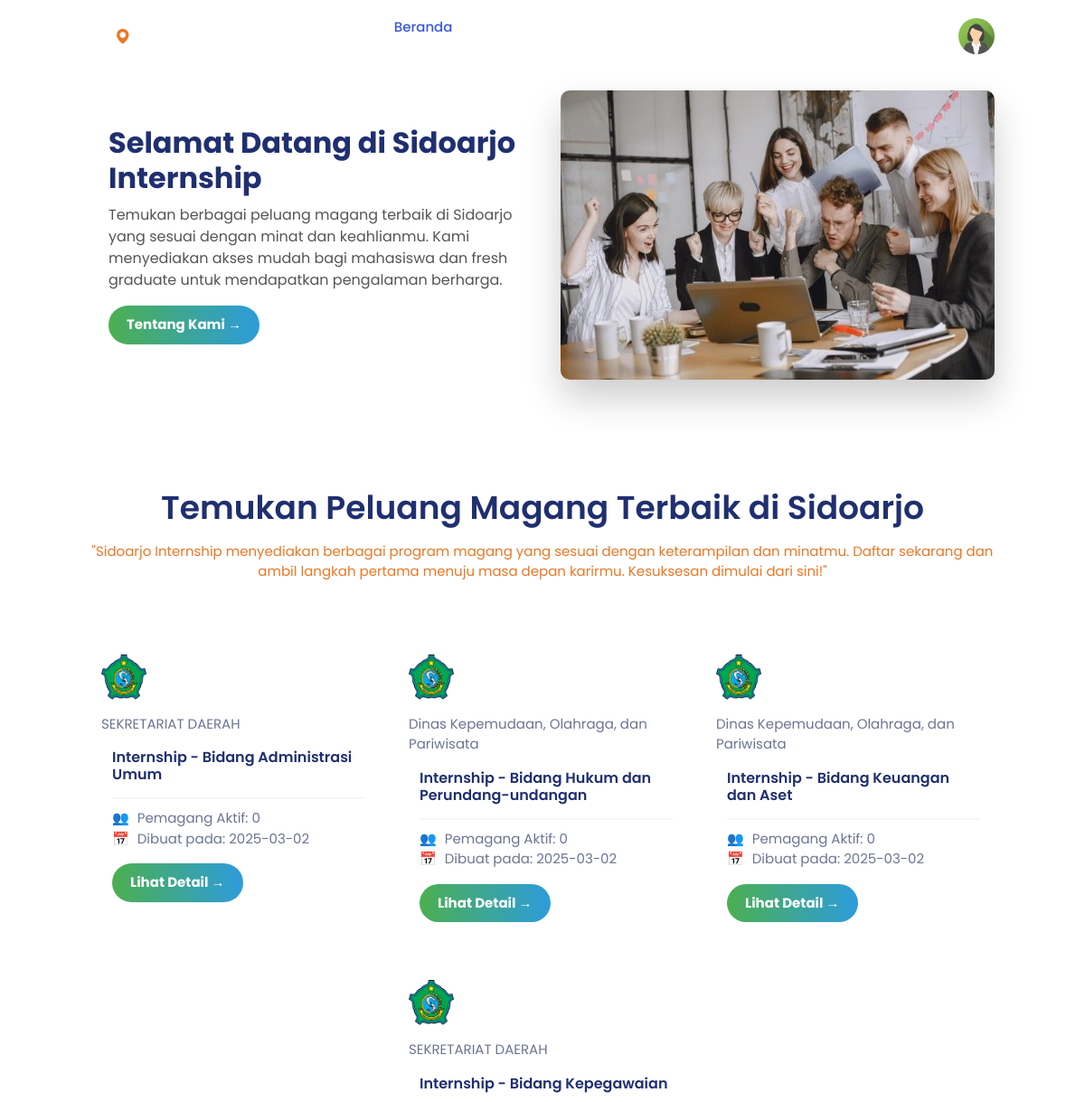
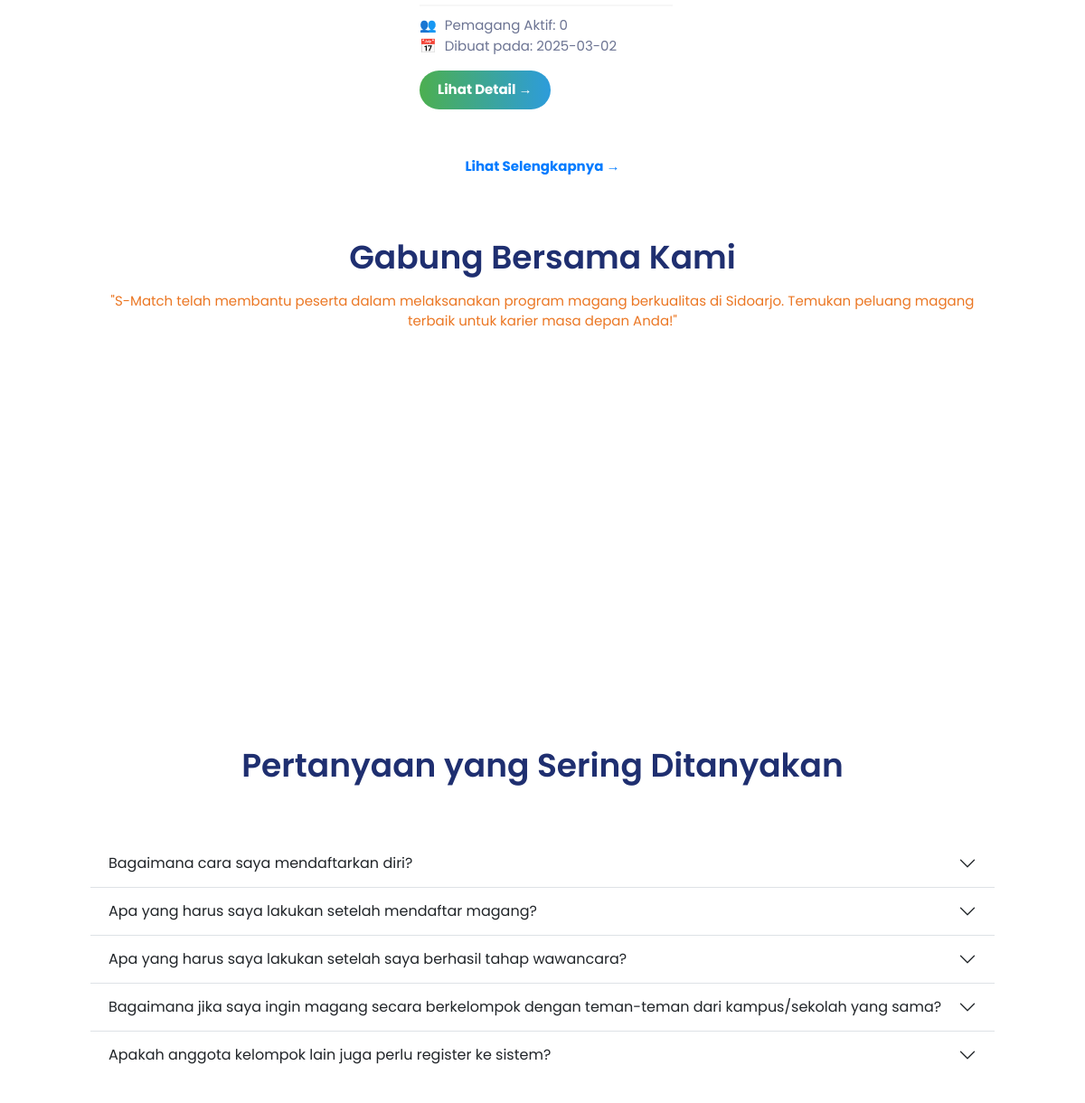
The app's page /web/beranda.php with its own data (2 pictures, top to bottom).
### tables this page shows
CREATE TABLE IF NOT EXISTS `tb_bidang` (
  `id_bidang` varchar(12) NOT NULL,
  `nama_bidang` varchar(100) DEFAULT NULL,
  `deskripsi_bidang` text,
  `kriteria_bidang` text,
  `dokumen_prasyarat` text,
  `kuota_bidang` varchar(2) DEFAULT NULL,
  `id_instansi` varchar(10) DEFAULT NULL,
  `status_active` char(1) DEFAULT '1',
  `create_by` varchar(14) DEFAULT NULL,
  `create_date` datetime DEFAULT CURRENT_TIMESTAMP,
  `change_by` varchar(14) DEFAULT NULL,
  `change_date` datetime DEFAULT NULL ON UPDATE CURRENT_TIMESTAMP,
  PRIMARY KEY (`id_bidang`),
  KEY `id_instansi` (`id_instansi`)
);

CREATE TABLE IF NOT EXISTS `tb_instansi` (
  `id_instansi` varchar(10) NOT NULL,
  `nama_pendek` varchar(100) DEFAULT NULL,
  `nama_panjang` varchar(255) DEFAULT NULL,
  `group_instansi` varchar(100) DEFAULT NULL,
  `telepone_instansi` varchar(20) DEFAULT NULL,
  `alamat_instansi` text,
  `lokasi_instansi` text,
  `deskripsi_instansi` text,
  `gambar_instansi` varchar(100) DEFAULT NULL,
  `status_active` char(1) DEFAULT '1',
  `create_by` varchar(14) DEFAULT NULL,
  `create_date` datetime DEFAULT CURRENT_TIMESTAMP,
  `change_by` varchar(14) DEFAULT NULL,
  `change_date` datetime DEFAULT NULL ON UPDATE CURRENT_TIMESTAMP,
  PRIMARY KEY (`id_instansi`)
);

### web/functions.php (called while the page is built, shortened)
<?php
function getBidangInstansi($conn, $limit = NULL) {
    $sql = "SELECT tb_bidang.*, tb_instansi.*, tb_bidang.change_date AS bidang_change_date
            FROM tb_bidang, tb_instansi
            WHERE tb_bidang.status_active = '1' AND tb_bidang.kuota_bidang != 0
            AND tb_bidang.id_instansi = tb_instansi.id_instansi";
    if ($limit) {
        $sql .= " LIMIT $limit";
    }
    return mysqli_query($conn, $sql);
}
function getPemagangAktif1($conn, $id_instansi, $id_bidang) {
    $sql = "SELECT COUNT(*) FROM tb_pengajuan WHERE status_pengajuan = '4' AND id_instansi = '$id_instansi'
            AND id_bidang = '$id_bidang'";
    $result = mysqli_query($conn, $sql);
    $count1 = mysqli_fetch_array($result)[0];
    return $count1;
}

### web/beranda.php (the view, shortened to what this page needs)
<?php
include "../koneksi.php";
include "functions.php";
?>
<!DOCTYPE html>
<html lang="en">
<head>
    <link href="https://unpkg.com/boxicons@2.1.4/css/boxicons.min.css" rel="stylesheet" />
    <link href="https://cdn.jsdelivr.net/npm/bootstrap@5.3.3/dist/css/bootstrap.min.css" rel="stylesheet">
    <link rel="stylesheet" href="../assets/libraries/swiper-bundle.min.css" />
    <link rel="stylesheet" href="https://cdn.jsdelivr.net/npm/aos@2.3.4/dist/aos.css" />
    <link rel="stylesheet" href="../assets/css/web.css" />
    <link rel="stylesheet" href="../assets/css/style2.css" />
</head>
<body>
    <?php include "../layout/navbarUser.php" ?>
    <main class="main">
        <section class="swiper-wrapper" id="hero">
            <div class="container">
                <div class="hero-text" data-aos="fade-left">
                    <h1>Selamat Datang di Sidoarjo Internship</h1>
                    <p>
                        Temukan berbagai peluang magang terbaik di Sidoarjo yang sesuai dengan minat dan keahlianmu.
                        Kami menyediakan akses mudah bagi mahasiswa dan fresh graduate untuk mendapatkan pengalaman berharga.
                    </p>
                    <a href="tentang.php"><button class="details-button">Tentang Kami →</button></a>
                </div>
                <div class="hero-image" data-aos="fade-right">
                    <img src="../assets/img/bgHome.jpg" alt="Magang di Sidoarjo">
                </div>
            </div>
        </section>
        <section class="section" id="popular">
            <div class="container">
                <h2 class="section__title" style="text-align: center" data-aos="fade-up">Temukan Peluang Magang Terbaik di Sidoarjo</h2>
                <span class="section__subtitle" style="text-align: center" data-aos="fade-up">
                "Sidoarjo Internship menyediakan berbagai program magang yang sesuai dengan keterampilan dan minatmu. Daftar sekarang dan ambil langkah pertama menuju masa depan karirmu. Kesuksesan dimulai dari sini!"</span><br>
                <br><br>
                <div class="lowongan">
                    <div class="lowongans" data-aos="fade-down">
                        <?php
                        $query = getBidangInstansi($conn, 6);
                        while ($row = mysqli_fetch_assoc($query)){
                            $pemagang_aktif = getPemagangAktif1($conn, $row['id_instansi'], $row['id_bidang']);
                            ?>
                            <article class="popular__card swiper-slide">
                                <img src="../assets/img/instansi/logo_kab_sidoarjo.png" alt="" class="popular__img" style="width: 50px; height: 50px;" />
                                <p><?= $row['nama_panjang'] ?></p>
                                <div class="popular__data">
                                    <h3 class="popular__title">Internship - <?= $row['nama_bidang'] ?></h3>
                                    <hr style="border: 1px solid #ddd; margin: 10px 0;">
                                    <p class="popular__details">
                                        <span class="icon" style="margin-right: 5px;">&#128101;</span> Pemagang Aktif: <span class="total-pendaftar"><?= $pemagang_aktif ?></span><br>
                                        <span class="icon" style="margin-right: 5px;">&#128197;</span> Dibuat pada: <span class="creation-date"><?= date('Y-m-d', strtotime($row['bidang_change_date'])) ?></span>
                                    </p>
                                    <a href="detaillow.php?id_bidang=<?= $row['id_bidang'] ?>"><button class="details-button">Lihat Detail →</button></a>
                                </div>
                            </article>
                        <?php
                        }
                        ?>
                    </div>
                    <div class="view-all" style="text-align: center; margin-top: 20px;">
                        <a href="lowongan.php" style="text-decoration: none; font-weight: bold; color: #007BFF;">Lihat Selengkapnya →</a>
                    </div>
                </div>
                <br><br><br>
                <h2 class="section__title" style="text-align: center" data-aos="fade-up">Gabung Bersama Kami</h2>
                <span class="section__subtitle" style="text-align: center" data-aos="fade-up">
                "S-Match telah membantu peserta dalam melaksanakan program magang berkualitas di Sidoarjo. Temukan peluang magang terbaik untuk karier masa depan Anda!"</span><br>
                <br><br><br>
                <h2 class="section__title" style="text-align: center" data-aos="fade-up">Pertanyaan yang Sering Ditanyakan</h2><br><br>
                <?php include "../layout/faqs.php" ?>
            </div>
        </section>
    </main>
        <?php include "../layout/footerUser.php" ?>
</body>
</html>

### assets/css/web.css (style rules this page uses)
#hero { padding-top: 100px; }
#hero .container { display: flex; align-items: center; justify-content: space-between; flex-wrap: wrap; }
.hero-text { flex: 1; min-width: 300px; padding: 20px; }
.hero-text h1 { font-size: 2rem; font-weight: bold; }
.hero-text p { font-size: 1rem; margin-top: 10px; color: #555; }
.hero-image { flex: 1; min-width: 300px; display: flex; justify-content: center; }
.hero-image img { max-width: 100%; height: auto; border-radius: 10px; }
.hero-image { perspective: 1500px; transition: transform 1s ease-in-out, box-shadow 0.5s ease-in-out; position: relative; z-index: 1; }
.hero-image img { width: 100%; height: auto; transform: scale(1) translateZ(0px); transition: transform 1s ease-in-out, box-shadow 0.5s ease-in-out; border-radius: 10px; box-shadow: 0 20px 40px rgba(0, 0, 0, 0.2); }
.details-button { display: inline-block; background: linear-gradient(90deg, #4CAF50, #2D9CDB); color: #fff; text-decoration: none; font-weight: bold; padding: 10px 20px; border-radius: 25px; text-align: center }
.lowongan .lowongans { display: flex; justify-content: center; flex-wrap: wrap; gap: 20px; }
body { background-color: #f4f4f4; color: #121212; margin: 0; padding: 0; }

### assets/css/style2.css (style rules this page uses)
:root { --first-color: hsl(228, 66%, 53%); --first-color-alt: hsl(228, 66%, 47%); --first-color-light: hsl(228, 62%, 59%); --first-color-lighten: hsl(228, 100%, 97%); --second-color: hsl(25, 83%, 53%); --title-color: hsl(228, 57%, 28%); --text-color: hsl(228, 15%, 50%); --text-color-light: hsl(228, 12%, 75%); --border-color: hsl(228, 99%, 98%); --body-color: #fff; --container-color: #fff; }
* { -webkit-box-sizing: border-box; box-sizing: border-box; padding: 0; margin: 0; }
html { scroll-behavior: smooth; }
body { font-family: "Poppins", sans-serif; font-size: 0.938rem; background-color: var(--body-color); color: var(--text-color); -webkit-transition: 0.3s; transition: 0.3s; }
h1, h2, h3 { color: var(--title-color); font-weight: 600; }
a { text-decoration: none; }
img { max-width: 100%; height: auto; }
input, button { font-family: "Poppins", sans-serif; outline: none; border: none; }
.container { max-width: 1024px; margin-left: 1.5rem; margin-right: 1.5rem; }
.section { padding: 4.5rem 0 2rem; }
.section__title { font-size: 1.25rem; margin-bottom: 1rem; }
.section__subtitle { display: block; font-size: 0.813rem; color: var(--second-color); }
.main { overflow: hidden; }
.popular__card { width: 290px; background-color: var(--container-color); padding: 0.5rem 0.5rem 1.5rem; border-radius: 1rem; margin: 0 auto; -webkit-transition: 0.4s; transition: 0.4s; }
.popular__card a { color: inherit; }
.popular__img { border-radius: 1rem; margin-bottom: 1rem; }
.popular__data { padding: 0 1rem 0 0.5rem; }
.popular__title { font-size: 1rem; margin-bottom: 0.75rem; }
@media screen and (min-width: 1023px) { .section { padding: 7.5rem 0 1rem; } }
@media screen and (min-width: 1023px) { .section__title { font-size: 2.25rem; } }
@media screen and (min-width: 1023px) { .section__subtitle { font-size: 0.938rem; } }
@media screen and (min-width: 1023px) { .popular__card { width: 320px; padding: 0.75rem 0.75rem 2rem; } }
@media screen and (min-width: 1023px) { .popular__data { padding: 0 0.25rem 0 0.75rem; } }
@media screen and (min-width: 1040px) { .container { margin-left: auto; margin-right: auto; } }

### records on screen
tb_bidang: id_instansi.nama_panjang "SEKRETARIAT DAERAH", nama_bidang "Bidang Administrasi Umum", pemagang_aktif "0", change_date "2025-03-02"
tb_bidang: id_instansi.nama_panjang "Dinas Kepemudaan, Olahraga, dan Pariwisata", nama_bidang "Bidang Hukum dan Perundang-undangan", pemagang_aktif "0", change_date "2025-03-02"
tb_bidang: id_instansi.nama_panjang "Dinas Kepemudaan, Olahraga, dan Pariwisata", nama_bidang "Bidang Keuangan dan Aset", pemagang_aktif "0", change_date "2025-03-02"
tb_bidang: id_instansi.nama_panjang "SEKRETARIAT DAERAH", nama_bidang "Bidang Kepegawaian", pemagang_aktif "0", change_date "2025-03-02"
